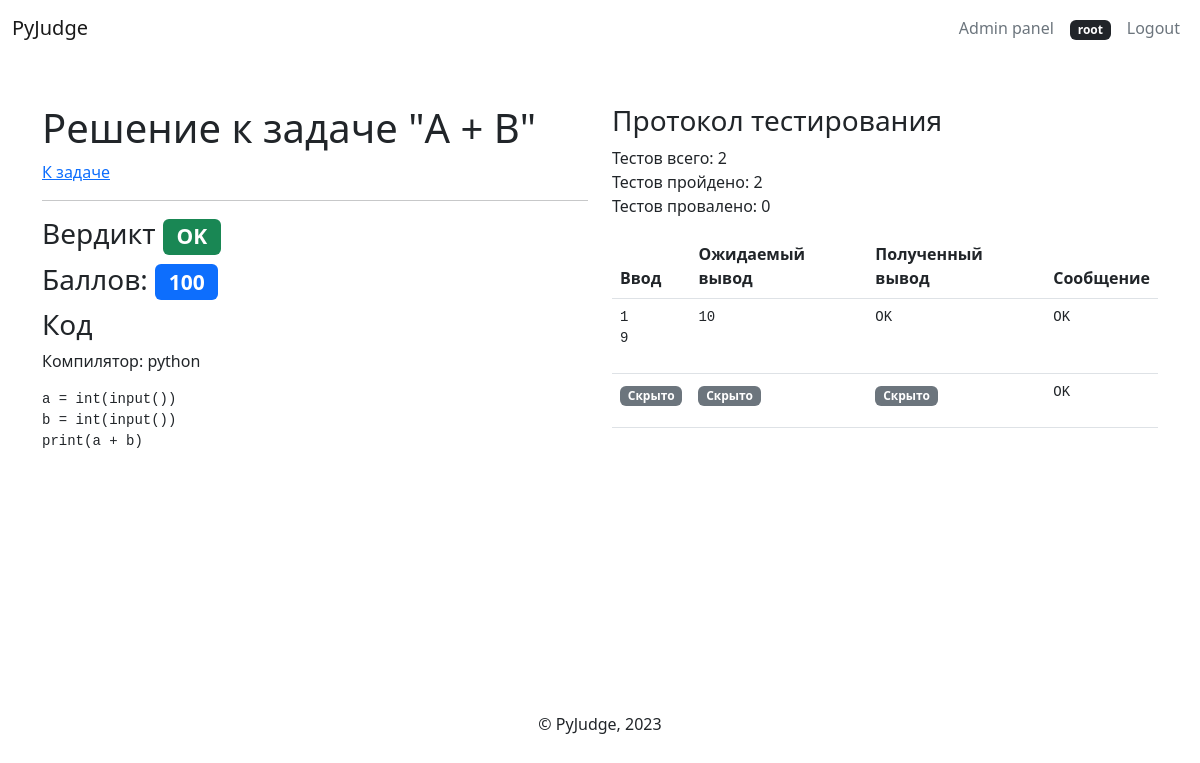
The app's page /solution/13/ (signed in) with its own data.
### main/models.py (models this page shows, shortened)
class User(AbstractUser):
    pass

class TaskSubmit(models.Model):
    task = models.ForeignKey(to=Task, on_delete=models.CASCADE)
    user = models.ForeignKey(to=User, on_delete=models.CASCADE)
    code = models.TextField()
    points = models.IntegerField()
    tests_total = models.IntegerField()
    tests_passed = models.IntegerField()
    tests_failed = models.IntegerField()
    verdict = models.CharField(max_length=255)
    compiler = models.CharField(max_length=255)
    created_on = models.DateTimeField(auto_now_add=True)

class Task(models.Model):
    contest = models.ForeignKey(to=Contest, on_delete=models.CASCADE)
    title = models.CharField(max_length=255)
    description = models.TextField()
    max_points = models.IntegerField()
    test_ordering = models.TextField()

class AutoTestResult(models.Model):
    submit = models.ForeignKey(to=TaskSubmit, on_delete=models.CASCADE)
    user = models.ForeignKey(to=User, on_delete=models.CASCADE)
    test = models.ForeignKey(to=AutoTest, on_delete=models.CASCADE)
    present_output = models.TextField()
    is_passed = models.BooleanField()
    error = models.TextField(null=True, default=None)

class AutoTest(models.Model):
    task = models.ForeignKey(to=Task, on_delete=models.CASCADE)
    input = models.TextField(default="", null=True)
    output = models.TextField()
    time_limit = models.IntegerField()
    show = models.BooleanField()

### main/views.py (the view)
# urls.py: path("solution/<int:pk>/", DetailSolutionView.as_view()),
class DetailSolutionView(LoginRequiredMixin, CanViewThisSolution, DetailView):
    template_name = "pages/solution.html"
    model = TaskSubmit
    def test_func(self):
        return self.get_object().user.id == self.request.user.id
    def get_context_data(self, **kwargs):
        context = super().get_context_data(**kwargs)
        context["protocol"] = AutoTestResult.objects.filter(submit=self.object)
        return context

### main/templates/pages/solution.html (shortened to what this page needs)
{% extends 'base/base.html' %}
{% load static %}
{% block content %}
<div class="row">
  <div class="col">
    <h1>Решение к задаче "{{ object.task.title }}"</h1>
    <a href="/task/{{object.task.id}}/">К задаче</a>
    <hr>
    <h3>Вердикт
    {% if object.verdict == "OK" %}
    <span class="badge text-bg-success">{{object.verdict}}</span>
    {% elif object.verdict == "queued" %}
    <span class="badge text-bg-warning">{{object.verdict}}</span>
    {% elif object.verdict == "checking" %}
    <span class="badge text-bg-warning">{{object.verdict}}</span>
    {% else %}
    <span class="badge text-bg-danger">{{object.verdict}}</span>
    {% endif %}
    </h3>
    <h3>Баллов: <span class="badge text-bg-primary">{{object.points}}</span></h3>
    <h3>Код</h3>
    <p>Компилятор: {{ object.compiler }}</p>
    <pre id="code">{{ object.code }}</pre>
  </div>
  <div class="col">
    <h3>Протокол тестирования</h3>
    <p>
      Тестов всего: {{ object.tests_total }}<br>
      Тестов пройдено: {{ object.tests_passed }}<br>
      Тестов провалено: {{ object.tests_failed }}
    </p>
    <table class="table">
      <thead>
        <tr>
          <th scope="col">Ввод</th>
          <th scope="col">Ожидаемый вывод</th>
          <th scope="col">Полученный вывод</th>
          <th scope="col">Сообщение</th>
        </tr>
      </thead>
      <tbody>
      {% for t in protocol %}
        {% if t.test.show %}
        <tr>
          <td><pre>{{ t.test.input }}</pre></td>
          <td><pre>{{ t.test.output }}</pre></td>
          <td><pre>{{ t.present_output }}</pre></td>
          <td><pre>{{ t.error }}</pre></td>
        </tr>
        {% else %}
        <tr>
          <td><span class="badge text-bg-secondary">Скрыто</span></td>
          <td><span class="badge text-bg-secondary">Скрыто</span></td>
          <td><span class="badge text-bg-secondary">Скрыто</span></td>
          <td><pre>{{ t.error }}</pre></td>
        </tr>
        {% endif %}
      {% endfor %}
      </tbody>
    </table>
  </div>
</div>
{% endblock %}

### main/templates/base/menu.html (shortened to what this page needs)
{% load static %}
<nav class="ml-navbar navbar navbar-expand-lg navbar-light bg-white">
  <div class="container-fluid">
    <a class="navbar-brand" href="/">
      <span>PyJudge</span>
    </a>
    <div class="collapse navbar-collapse justify-content-end" id="navbarNav1">
      <ul class="navbar-nav">
        {% if request.user.is_authenticated and request.user.is_superuser %}
        <li class="nav-item">
          <a href="/panel" class="px-2 pb-2 nav-link link-secondary">
            Admin panel
          </a>
        </li>
        {% elif request.user.is_authenticated and request.user.is_admin %}
        <li class="nav-item">
          <a href="/panel" class="px-2 pb-2 nav-link link-secondary">
            Admin panel
          </a>
        </li>
        {% elif not request.user.is_authenticated %}
        <li class="nav-item">
          <a href="/login" class="px-2 pb-2 nav-link link-secondary">
            Login
          </a>
        </li>
        {% endif %}
        {% if request.user.is_authenticated %}
        <li class="nav-item">
          <a href="/profile/" class="px-2 pb-2 nav-link link-secondary">
            <span class="badge text-bg-dark">{{request.user.username}}</span>
          </a>
        </li>
        <li class="nav-item">
          <a href="/logout" class="px-2 pb-2 nav-link link-secondary">
            Logout
          </a>
        </li>
        {% endif %}
      </ul>
    </div>
  </div>
</nav>

### records on screen
User: user.username "root"
TaskSubmit: task "A + B", verdict "OK", points "100", compiler "python", code "a = int(input()) b = int(input()) print(a + b)", tests_total "2", tests_passed "2", tests_failed "0"
AutoTestResult: test.input "1 9", test.output "10", present_output "OK", error "OK"
AutoTestResult: error "OK"
